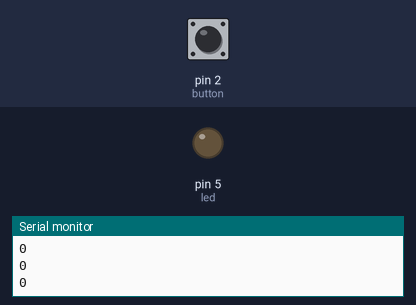
A sketch run on a simulated Arduino Uno, built with avr-gcc and run on an emulated ATmega328P. On the bench: output pins drawn as LEDs (lit = HIGH), the last lines printed to the serial monitor. Dashed ring = blinking. The inputs (shaded band) are chosen by the test bench; at power-on: pin 2 (button) LOW.

Above: at 1.6 s.
1.7 s: pin 2 (button) pulled HIGH for 3.2 s
At 2.6 s:
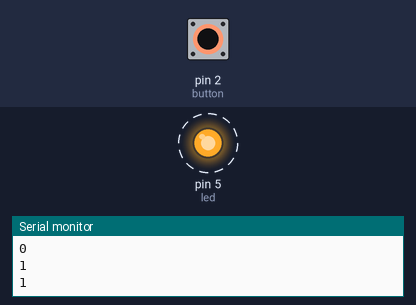
6.7 s: pin 2 (button) pulled HIGH for 0.5 s
At 8.1 s:
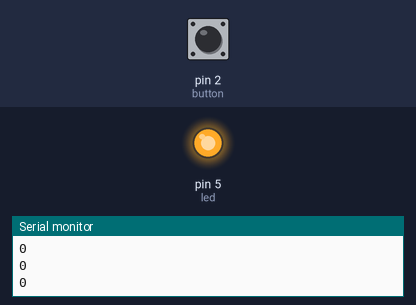
8.7 s: pin 2 (button) pulled HIGH for 1 s
At 10.3 s:
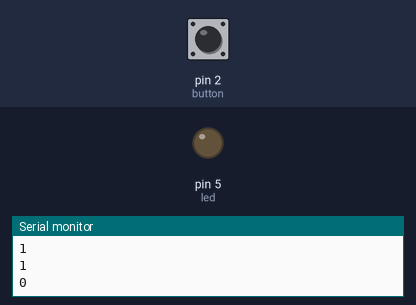
Timing chart, 0 to 11.8 s (numbered marks = the images above; inputs shaded):
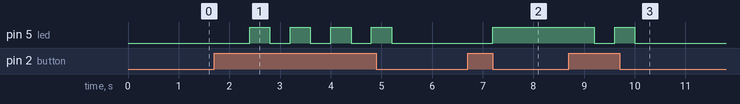

Measured:
- after the input at 1.7 s, pin 5 (led): alternates HIGH for 0.40 s and LOW for 0.40 s, 8 changes in all, then stays LOW, starting after 0.70 s
- after the input at 6.7 s, pin 5 (led): LOW → HIGH after 0.50 s
- after the input at 8.7 s, pin 5 (led): HIGH → LOW after 0.50 s, → HIGH 0.40 s later, → LOW 0.40 s later

The sketch:

LED_Button.ino
```cpp
#define led 5
#define button 2

int flag=0;

void setup() {
 Serial.begin(9600);
 pinMode(led,OUTPUT);
 pinMode(button,INPUT);

 digitalWrite(led,LOW);
}

void loop() {
  int but=digitalRead(button);
  Serial.println(but);

  delay(400);

  while(but==1){
    flag=!(flag);
    if(flag==1){
    digitalWrite(led,HIGH);
    }
    else{
      digitalWrite(led,LOW);
    }
    break;
  }


}
```
